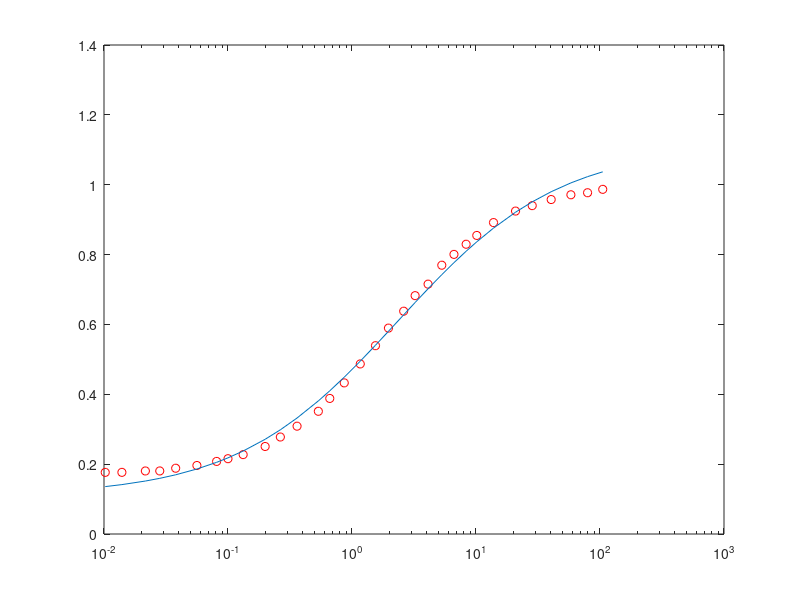

Reproduce this figure in MATLAB.
clc
close all

load Data001.mat
x=Data001(:,1); %glutamte concentratin in log scale
x=10.^x;      % linear x
y= Data001(:,2);



f= @(b,x) 1.0./(1.0+(b(1)./x).^(b(2)))+b(3); % r=I/Imax= 1/(1+(EC50/[A])^n)
b0=[1.9 1.5 0.18]; % initial guess


b=lsqcurvefit(f,b0,x,y);

%b=nlinfit(log(x),y,f,b0);


semilogx(x,y,'ro')
hold on
semilogx(x,f(b,x))
hold off







